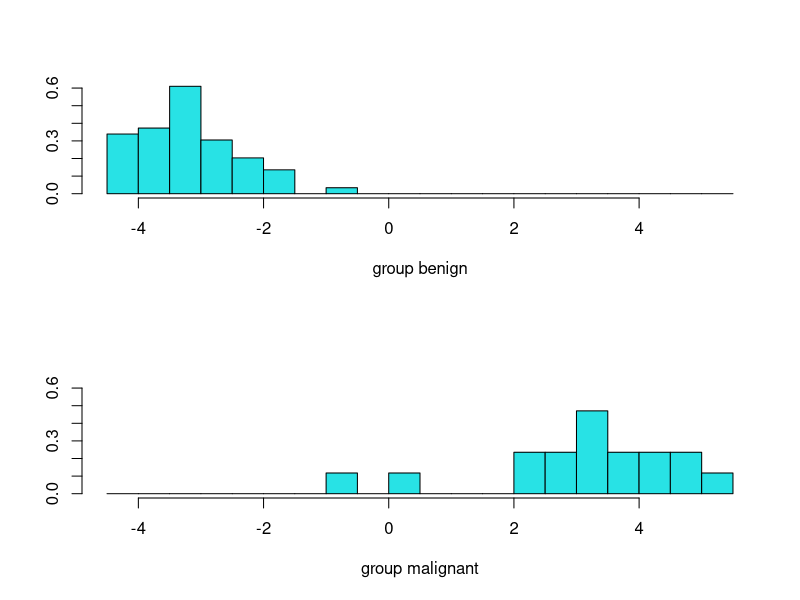

Write R code to recreate this figure.




#https://www.rprimer.dk/Rcode.html
library(MASS)

data("biopsy")

train <- sample(1:nrow(biopsy),ceiling(nrow(biopsy)/9))
testdata <- biopsy [-train,]
trainfit <- lda(class ~ V1 + V2 + V3 + V4 +V5 + V6 + V7 + V8 + V9,data = biopsy,subset = train)
print(trainfit)

result2 <- table(testdata$class,predict(trainfit,testdata)$class)
result2

result3<-sum(diag(result2)) / sum(result2) 

p = plot(trainfit)

print(p)


print(result2)
print(result3)